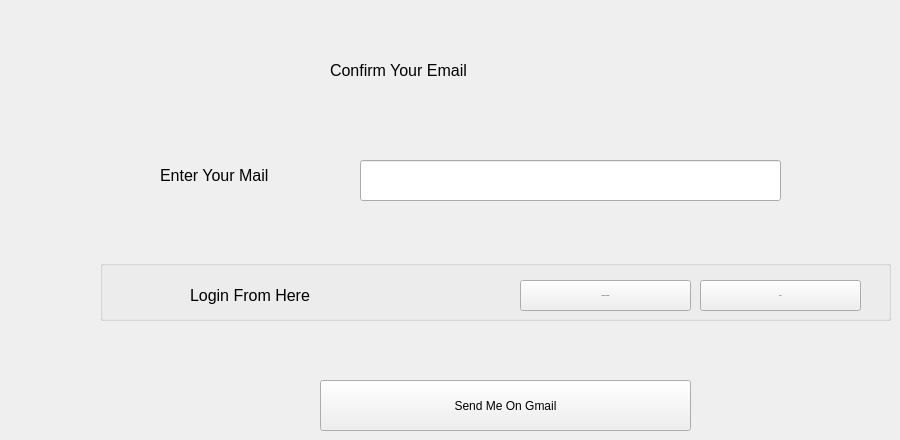
    <widget class="QWidget" name="tab_16">
     <attribute name="title">
      <string>Page</string>
     </attribute>
     <widget class="QPushButton" name="pushButton_121">
      <property name="geometry">
       <rect>
        <x>320</x>
        <y>380</y>
        <width>371</width>
        <height>51</height>
       </rect>
      </property>
      <property name="text">
       <string>Send Me On Gmail</string>
      </property>
     </widget>
     <widget class="QGroupBox" name="groupBox_38">
      <property name="geometry">
       <rect>
        <x>100</x>
        <y>260</y>
        <width>791</width>
        <height>61</height>
       </rect>
      </property>
      <property name="title">
       <string/>
      </property>
      <widget class="QLabel" name="label_176">
       <property name="geometry">
        <rect>
         <x>90</x>
         <y>20</y>
         <width>291</width>
         <height>31</height>
        </rect>
       </property>
       <property name="font">
        <font>
         <family>Segoe UI</family>
         <pointsize>12</pointsize>
        </font>
       </property>
       <property name="text">
        <string>Login From Here </string>
       </property>
      </widget>
      <widget class="QPushButton" name="pushButton_122">
       <property name="geometry">
        <rect>
         <x>600</x>
         <y>20</y>
         <width>161</width>
         <height>31</height>
        </rect>
       </property>
       <property name="font">
        <font>
         <pointsize>-1</pointsize>
        </font>
       </property>
       <property name="text">
        <string>Login </string>
       </property>
      </widget>
      <widget class="QPushButton" name="pushButton_123">
       <property name="geometry">
        <rect>
         <x>420</x>
         <y>20</y>
         <width>171</width>
         <height>31</height>
        </rect>
       </property>
       <property name="font">
        <font>
         <pointsize>-1</pointsize>
        </font>
       </property>
       <property name="text">
        <string>Resend On Gmail</string>
       </property>
      </widget>
     </widget>
     <widget class="QLineEdit" name="lineEdit_151">
      <property name="geometry">
       <rect>
        <x>360</x>
        <y>160</y>
        <width>421</width>
        <height>41</height>
       </rect>
      </property>
     </widget>
     <widget class="QLabel" name="label_177">
      <property name="geometry">
       <rect>
        <x>160</x>
        <y>160</y>
        <width>141</width>
        <height>31</height>
       </rect>
      </property>
      <property name="font">
       <font>
        <family>Segoe UI</family>
        <pointsize>12</pointsize>
       </font>
      </property>
      <property name="text">
       <string>Enter Your Mail</string>
      </property>
     </widget>
     <widget class="QLabel" name="label_178">
      <property name="geometry">
       <rect>
        <x>330</x>
        <y>50</y>
        <width>261</width>
        <height>41</height>
       </rect>
      </property>
      <property name="font">
       <font>
        <pointsize>12</pointsize>
       </font>
      </property>
      <property name="text">
       <string>Confirm Your Email</string>
      </property>
     </widget>
    </widget>
